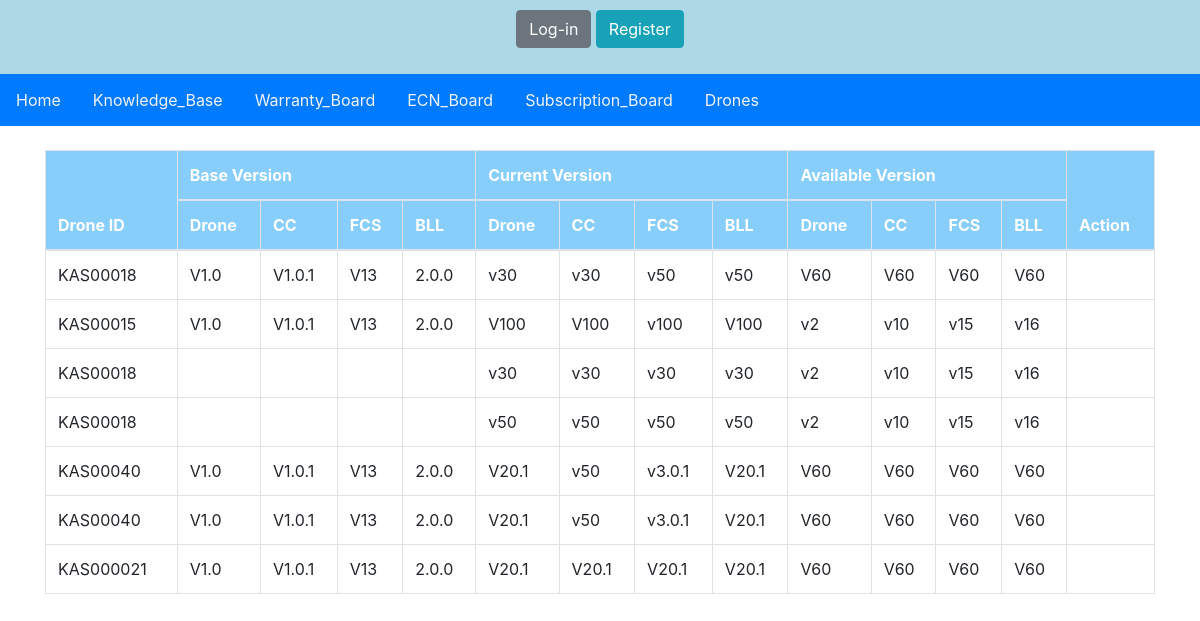
Before: /ecn_board/ with the older database file.
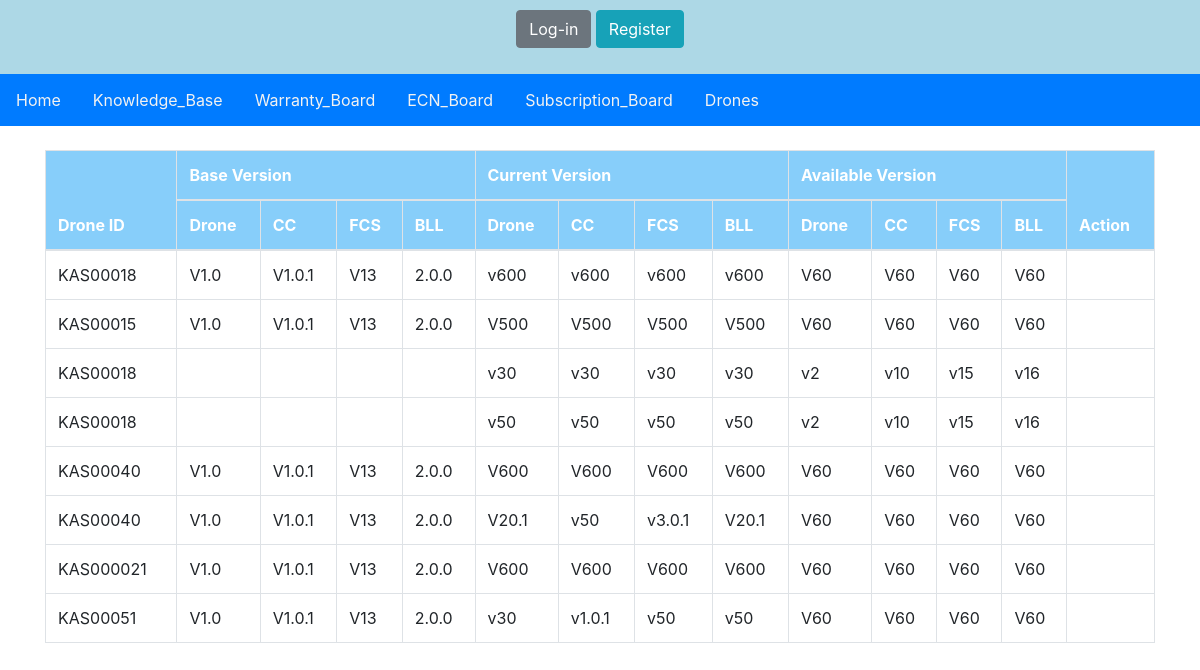
After: the same page with the newer database file.
### main/models.py (models this page shows, shortened)
class DroneConfiguration(models.Model):
    id = models.AutoField(primary_key=True)
    drone_id = models.ForeignKey(Drone, on_delete=models.CASCADE)
    Drone_base_version = models.CharField(max_length=20)
    CC_base_version = models.CharField(max_length=20)
    FCS_base_version = models.CharField(max_length=20)
    BLL_base_version = models.CharField(max_length=20)
    drone_current_version = models.CharField(max_length=20)
    CC_current_version = models.CharField(max_length=20)
    FCS_current_version = models.CharField(max_length=20)
    BLL_current_version = models.CharField(max_length=20)
    Available_Drone_version = models.CharField(max_length=100, blank=True)
    Available_CC_version = models.CharField(max_length=100, blank=True)
    Available_FCS_version = models.CharField(max_length=100, blank=True)
    Available_BLL_version = models.CharField(max_length=100, blank=True)
    created_on = models.DateField(auto_now_add=True)

class Drone(models.Model):
    id = models.AutoField(primary_key=True)
    Drone_id = models.CharField(max_length=20, unique=True)
    UIN = models.CharField(max_length=20, unique=True)
    drone_type = models.CharField(max_length=20, choices=type_drone, default=1)
    AVB = models.CharField(max_length=20)
    Timble_module = models.CharField(max_length=20)
    Subscription_date = models.DateField()
    Subscription_end_date = models.DateField()
    created_on = models.DateField(auto_now_add=True)
    def __str__(self):
        return self.Drone_id

### main/views.py (the view)
# urls.py: path('ecn_board/', views.view_config, name='ecn_board'),
def view_config(request):
    drone_configurations = DroneConfiguration.objects.all()
    return render(request, 'ecn_board.html', {'drone_configurations': drone_configurations})

### static/templates/ecn_board.html (shortened to what this page needs)
{% include 'nav.html' %}
<!DOCTYPE html>
<html lang="en">
<head>
    <link rel="stylesheet" href="https://stackpath.bootstrapcdn.com/bootstrap/4.5.2/css/bootstrap.min.css">
</head>
<body>
    <div class="container mt-4">
        <div class="table-responsive">
            <table class="table table-bordered">
                <thead class="table-header">
                    <tr>
                        <th rowspan="2">Drone ID</th>
                        <th colspan="4">Base Version</th>
                        <th colspan="4">Current Version</th>
                        <th colspan="4">Available Version</th>
                        <th rowspan="2">Action</th>
                    </tr>
                    <tr>
                        <th>Drone</th>
                        <th>CC</th>
                        <th>FCS</th>
                        <th>BLL</th>
                        <th>Drone</th>
                        <th>CC</th>
                        <th>FCS</th>
                        <th>BLL</th>
                        <th>Drone</th>
                        <th>CC</th>
                        <th>FCS</th>
                        <th>BLL</th>
                    </tr>
                </thead>
                <tbody>
                    {% for config in drone_configurations %}
                    <tr>
                        <td>{{ config.drone_id }}</td>
                        <td>{{ config.Drone_base_version }}</td>
                        <td>{{ config.CC_base_version }}</td>
                        <td>{{ config.FCS_base_version }}</td>
                        <td>{{ config.BLL_base_version }}</td>
                        <td>{{ config.drone_current_version }}</td>
                        <td>{{ config.CC_current_version }}</td>
                        <td>{{ config.FCS_current_version }}</td>
                        <td>{{ config.BLL_current_version }}</td>
                        <td>{{ config.Available_Drone_version }}</td>
                        <td>{{ config.Available_CC_version }}</td>
                        <td>{{ config.Available_FCS_version }}</td>
                        <td>{{ config.Available_BLL_version }}</td>
                        <td>
                        </td>
                    </tr>
                    {% endfor %}
                </tbody>
            </table>
        </div>
    </div>
</body>
</html>

Changed rows visible on the page:
changed DroneConfiguration (number 1 of 8 on the later page): drone_current_version "v30" → "v600"; CC_current_version "v30" → "v600"; FCS_current_version "v50" → "v600"; BLL_current_version "v50" → "v600"
changed DroneConfiguration "KAS00015": drone_current_version "V100" → "V500"; CC_current_version "V100" → "V500"; FCS_current_version "v100" → "V500"; BLL_current_version "V100" → "V500"; Available_Drone_version "v2" → "V60"; Available_CC_version "v10" → "V60"; Available_FCS_version "v15" → "V60"; Available_BLL_version "v16" → "V60"
changed DroneConfiguration (number 5 of 8 on the later page): drone_current_version "V20.1" → "V600"; CC_current_version "v50" → "V600"; FCS_current_version "v3.0.1" → "V600"; BLL_current_version "V20.1" → "V600"
changed DroneConfiguration "KAS000021": drone_current_version "V20.1" → "V600"; CC_current_version "V20.1" → "V600"; FCS_current_version "V20.1" → "V600"; BLL_current_version "V20.1" → "V600"
added DroneConfiguration: drone_id "KAS00051", Drone_base_version "V1.0", CC_base_version "V1.0.1", FCS_base_version "V13", BLL_base_version "2.0.0", drone_current_version "v30", CC_current_version "v1.0.1", FCS_current_version "v50", BLL_current_version "v50", Available_Drone_version "V60", Available_CC_version "V60", Available_FCS_version "V60", Available_BLL_version "V60"
